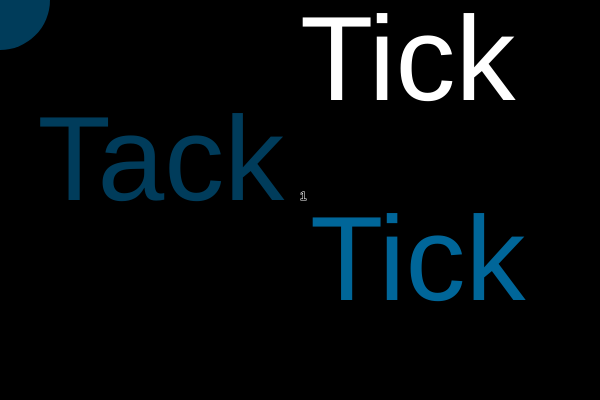
Frame 1 (no input)
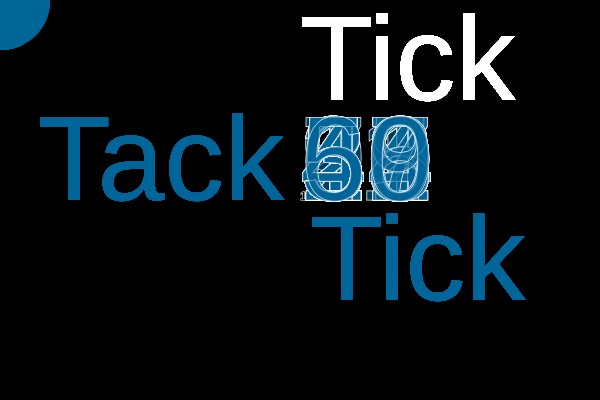
Frame 60 (no input)
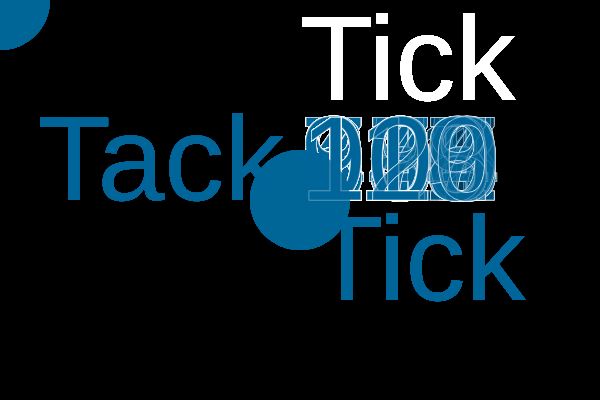
Frame 120 (the mouse pressed at the canvas centre since frame 60)

The p5.js sketch that drew these frames (run headless with seeded random() and noise() and a simulated clock; from frame 60 on, the mouse is pressed at the canvas centre):

// p5.js sketch
// ── sketch.js



function setup(){
    createCanvas(600, 400);
    //background
    background("black");

    
}

function draw() {
  
    stroke(255);
    frameRate(20);

var x= width/2;
var y= 100;
  
  text(frameCount, width/2, height/2)
    if (frameCount < width/2) {
        fill ("white"); 
    }else{ 
        fill("red"); 
    }   

textSize(120);
noStroke();
text("Tick", x, 100);

fill(0, 102, 153);
text("Tick", x + 10 , y * 3);

fill(0, 102, 153, 151);
text("Tack", x / 8, y * 2);




//ellipse

ellipse(mouseX, mouseY, 100,100,100);

}
